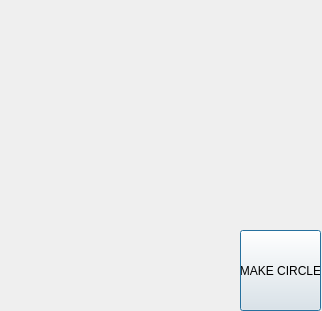
<?xml version="1.0" encoding="UTF-8"?>
<ui version="4.0">
 <class>Dialog</class>
 <widget class="QDialog" name="Dialog">
  <property name="geometry">
   <rect>
    <x>0</x>
    <y>0</y>
    <width>322</width>
    <height>311</height>
   </rect>
  </property>
  <property name="windowTitle">
   <string>Dialog</string>
  </property>
  <widget class="QPushButton" name="pushButton">
   <property name="geometry">
    <rect>
     <x>240</x>
     <y>230</y>
     <width>81</width>
     <height>81</height>
    </rect>
   </property>
   <property name="text">
    <string>MAKE CIRCLE</string>
   </property>
  </widget>
 </widget>
 <resources/>
 <connections/>
</ui>
